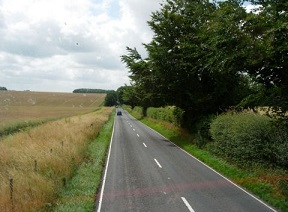
//> input picture Étape 34 - Détection des contours d'image avec l'opérateur Canny/road.jpg, 288 x 212 px
$ ./Contours   (built with g++ and OpenCV 4)
//> lines starting //> are read from the running program, lines starting //| are printed output that depends on the picture
### Étape 34 - Détection des contours d'image avec l'opérateur Canny/Contours.hpp
#include <iostream>
#include <vector>
#include <iomanip>
#include <opencv2/opencv.hpp>
#include <opencv2/core/core.hpp>
#include <opencv2/highgui/highgui.hpp>
#include <opencv2/imgproc/imgproc.hpp>
#include <opencv2/features2d.hpp>

// Classe pour détecter les contours d'une image à l'aide du filtre de Sobel
class EdgeDetector
{
private:
    cv::Mat sobelX, sobelY;         // Matrices pour stocker les gradients Sobel en X et Y
    cv::Mat sobelMagnitude;         // Matrice pour stocker la magnitude du gradient
    cv::Mat sobelImage;             // Image finale de Sobel normalisée
    cv::Mat sobelDirection;        // Matrice pour stocker l'orientation des gradients
    cv::Mat sobelNormalized;       // Matrice pour stocker l'orientation des gradients normalisée

public:
    // Constructeur par défaut
    EdgeDetector() {}

    // Méthode pour calculer le gradient de Sobel sur une image en niveaux de gris
    void computeSobel(const cv::Mat &image)
    {
        // Calcul des dérivées en 16 bits pour éviter la saturation des valeurs
        cv::Sobel(image, sobelX, CV_16S, 1, 0); // Sobel X en 16 bits
        cv::Sobel(image, sobelY, CV_16S, 0, 1); // Sobel Y en 16 bits

        // Combine les gradients horizontaux et verticaux pour obtenir la magnitude du gradient
        sobelMagnitude = abs(sobelX) + abs(sobelY);

        // Normalisation pour l'affichage : mise à l'échelle entre 0 et 255
        double sobMin, sobMax;
        cv::minMaxLoc(sobelMagnitude, &sobMin, &sobMax); // Trouve les valeurs min/max
        sobelMagnitude.convertTo(sobelImage, CV_8U, -255.0 / sobMax, 255); // Convertit en image affichable

        // Calcule les gradients en virgule flottante pour obtenir l'orientation des gradients
        cv::Sobel(image, sobelX, CV_32F, 1,0);
        cv::Sobel(image, sobelY, CV_32F, 0,1);

        // Convertit les gradients en coordonnées polaires (magnitude et direction)
        cv::cartToPolar(sobelX, sobelY, sobelNormalized, sobelDirection);
    }

    // Retourne l'image du gradient Sobel normalisée
    // [10 lines left out: functions getSobelImage, getSobelMagnitude, not called in this run]

    // Génère une image binaire des contours en appliquant un seuillage
    cv::Mat getBinaryMap(int seuil) const
    {
        cv::Mat binaryMap;
        cv::threshold(sobelImage, binaryMap, seuil, 255, cv::THRESH_BINARY); // Seuillage binaire
        return binaryMap;
    }

    // Calcule et retourne l'image de l'orientation des gradients de Sobel
    cv::Mat getSobelOrientationImage() const
    {
        return sobelDirection;
    }
};

### Étape 34 - Détection des contours d'image avec l'opérateur Canny/Contours.cpp
#include "Contours.hpp"

int main()
{
    // Chargement de l'image en niveaux de gris
    cv::Mat image = cv::imread("road.jpg", 0);
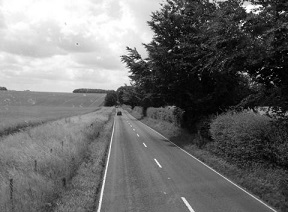
//> image: 212 rows x 288 cols, CV_8UC1; min 0, max 255, mean 110.5
    if(image.empty())
    {
        return 0;
    }

    // Création d'une fenêtre et affichage de l'image originale
    cv::imshow("Original Image", image);

    // Création d'un détecteur de contours
    EdgeDetector ed;

    // Calcul du gradient de Sobel sur l'image pour détecter les contours
    ed.computeSobel(image);
//> in computeSobel, `cv::Sobel(image, sobelX, CV_16S, 1, 0);`:
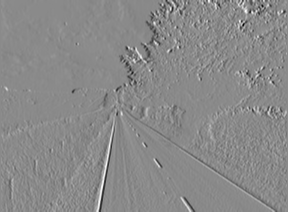
//> sobelX: 212 rows x 288 cols, CV_16SC1; min -772, max 651, mean -3.6; drawn with min black and max white
//> in computeSobel, `cv::Sobel(image, sobelY, CV_16S, 0, 1);`:
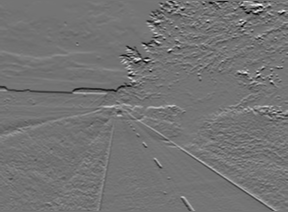
//> sobelY: 212 rows x 288 cols, CV_16SC1; min -691, max 821, mean -3; drawn with min black and max white
//> in computeSobel, `sobelMagnitude = abs(sobelX) + abs(sobelY);`:
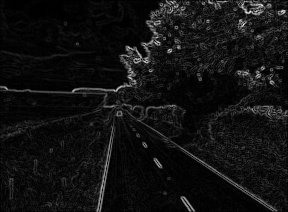
//> sobelMagnitude: 212 rows x 288 cols, CV_16SC1; min 0, max 1174, mean 81.7; drawn with min black and max white
//> in computeSobel, `cv::minMaxLoc(sobelMagnitude, &sobMin, &sobMax);`: sobMin = 0; sobMax = 1174
//> in computeSobel, `cv::cartToPolar(sobelX, sobelY, sobelNormalized, sobelDirection);`:
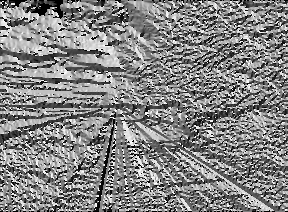
//> sobelDirection: 212 rows x 288 cols, CV_32FC1; min 0, max 6.28, mean 3.26; drawn with min black and max white

    // Sauvegarde de l'orientation des gradients de Sobel dans un fichier image
    cv::imwrite("ori.bmp", ed.getSobelOrientationImage());

    // Affichage de l'image binaire des contours détectés avec un seuil bas (125)
    cv::imshow("Sobel (low threshold)", ed.getBinaryMap(125));
//> in getBinaryMap, `cv::threshold(sobelImage, binaryMap, seuil, 255, cv::THRESH_BINARY);`:
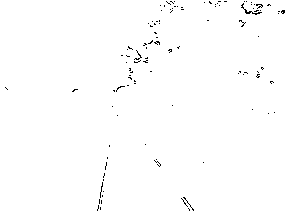
//> binaryMap: 212 rows x 288 cols, CV_8UC1; 99.2% white; black in thin lines or dots

    // Affichage de l'image binaire des contours détectés avec un seuil élevé (350)
    cv::imshow("Sobel (high threshold)", ed.getBinaryMap(350));
//> in getBinaryMap (call 2), `cv::threshold(sobelImage, binaryMap, seuil, 255, cv::THRESH_BINARY);`: binaryMap: 212 rows x 288 cols, CV_8UC1; every value is 0

    // Application du détecteur de contours de Canny avec des seuils de 125 et 350
    cv::Mat contours;
    cv::Canny(image, contours, 125, 350);
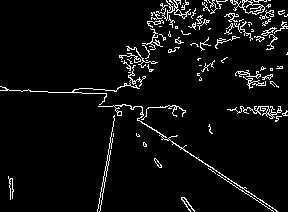
//> contours: 212 rows x 288 cols, CV_8UC1; 5.2% white in thin lines or dots

    // Affichage du résultat de l'algorithme de Canny, en inversant l'image pour une meilleure visibilité
    cv::imshow("Canny Contours", 255 - contours);

    cv::waitKey();

    return 0;
}
